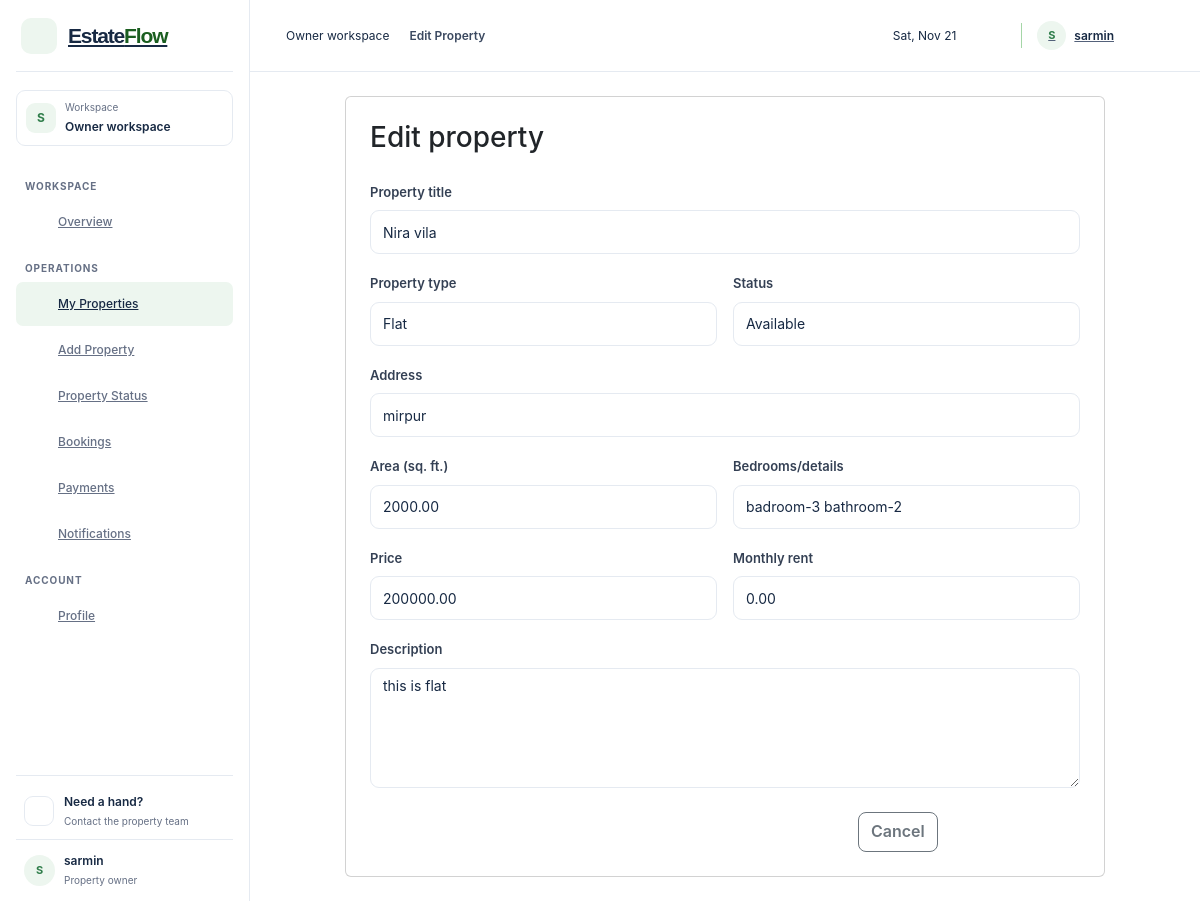
Page /backend/owner/property_crud/property_edit.php?id=9 (signed in) on the committed database.
### tables this page shows
CREATE TABLE `properties` (
  `property_id` bigint UNSIGNED NOT NULL,
  `owner_id` bigint UNSIGNED NOT NULL,
  `title` varchar(100) NOT NULL,
  `property_type` enum('flat','land','commercial') NOT NULL,
  `address` varchar(255) NOT NULL,
  `area_sqft` decimal(10,2) DEFAULT NULL,
  `price` decimal(12,2) DEFAULT NULL,
  `monthly_rent` decimal(12,2) DEFAULT NULL,
  `flat_details` varchar(100) NOT NULL,
  `status` enum('available','sold','rented') NOT NULL DEFAULT 'available',
  `description` text,
  `created_at` datetime NOT NULL DEFAULT CURRENT_TIMESTAMP,
  `imagas` varchar(100) NOT NULL
);

### backend/owner/property_crud/property_edit.php (the view, shortened to what this page needs)
<?php
require_once __DIR__ . '/dbconfig.php';
$ownerId = (int)($_SESSION['user_id'] ?? 0);
$rawPropertyId = $_GET['id'] ?? $_POST['property_id'] ?? '';
$propertyId = is_scalar($rawPropertyId) ? (int)$rawPropertyId : 0;
$stmt = $conn->prepare('SELECT * FROM properties WHERE property_id = ? AND owner_id = ?');
$stmt->bind_param('ii', $propertyId, $ownerId);
$stmt->execute();
$property = $stmt->get_result()->fetch_assoc();
$escape = static fn($value): string => htmlspecialchars((string)$value, ENT_QUOTES, 'UTF-8');
?>
<!doctype html>
<html lang="en">
<head>
    <link href="https://cdn.jsdelivr.net/npm/bootstrap@5.3.3/dist/css/bootstrap.min.css" rel="stylesheet">
    <link rel="stylesheet" href="../assets/css/owner/dashboard.css">
    <link rel="stylesheet" href="../../shared/assets/css/palette.css">
</head>
<body>
    <div class="owner-layout">
        <?php
        include __DIR__ . '/../include/owner_leftber.php';
        ?>
        <div class="owner-main-shell">
            <?php include __DIR__ . '/../../shared/partials/header.php'; ?>
            <main class="container py-4">
                <div class="card mx-auto" style="max-width: 760px;">
                    <div class="card-body p-4">
                        <h1 class="h3 mb-4">Edit property</h1>
                        <form method="post">
                            <div class="mb-3">
                                <label class="form-label" for="title">Property title</label>
                                <input class="form-control" id="title" name="title" maxlength="100" required value="<?= $escape($property['title']) ?>">
                            </div>
                            <div class="row g-3">
                                <div class="col-md-6">
                                    <label class="form-label" for="property_type">Property type</label>
                                    <select class="form-select" id="property_type" name="property_type" required>
                                        <?php foreach (['flat' => 'Flat', 'land' => 'Land', 'commercial' => 'Commercial'] as $value => $label): ?>
                                            <option value="<?= $value ?>" <?= $property['property_type'] === $value ? 'selected' : '' ?>><?= $label ?></option>
                                        <?php endforeach; ?>
                                    </select>
                                </div>
                                <div class="col-md-6">
                                    <label class="form-label" for="status">Status</label>
                                    <select class="form-select" id="status" name="status" required>
                                        <?php foreach (['available' => 'Available', 'sold' => 'Sold', 'rented' => 'Rented'] as $value => $label): ?>
                                            <option value="<?= $value ?>" <?= $property['status'] === $value ? 'selected' : '' ?>><?= $label ?></option>
                                        <?php endforeach; ?>
                                    </select>
                                </div>
                                <div class="col-12">
                                    <label class="form-label" for="address">Address</label>
                                    <input class="form-control" id="address" name="address" maxlength="255" required value="<?= $escape($property['address']) ?>">
                                </div>
                                <div class="col-md-6">
                                    <label class="form-label" for="area_sqft">Area (sq. ft.)</label>
                                    <input class="form-control" type="number" id="area_sqft" name="area_sqft" min="0" step="0.01" value="<?= $escape($property['area_sqft']) ?>">
                                </div>
                                <div class="col-md-6">
                                    <label class="form-label" for="flat_details">Bedrooms/details</label>
                                    <input class="form-control" id="flat_details" name="flat_details" required value="<?= $escape($property['flat_details']) ?>">
                                </div>
                                <div class="col-md-6">
                                    <label class="form-label" for="price">Price</label>
                                    <input class="form-control" type="number" id="price" name="price" min="0" step="0.01" value="<?= $escape($property['price']) ?>">
                                </div>
                                <div class="col-md-6">
                                    <label class="form-label" for="monthly_rent">Monthly rent</label>
                                    <input class="form-control" type="number" id="monthly_rent" name="monthly_rent" min="0" step="0.01" value="<?= $escape($property['monthly_rent']) ?>">
                                </div>
                                <div class="col-12">
                                    <label class="form-label" for="description">Description</label>
                                    <textarea class="form-control" id="description" name="description" rows="4"><?= $escape($property['description']) ?></textarea>
                                </div>
                            </div>
                            <div class="d-flex justify-content-end gap-2 mt-4">
                                <a class="btn btn-outline-secondary" href="myproperty.php">Cancel</a>
                                <button class="btn btn-primary" type="submit">Save changes</button>
                            </div>
                        </form>
                    </div>
                </div>
            </main>
        </div>
    </div>
</body>
</html>

### backend/owner/assets/css/owner/dashboard.css (style rules this page uses)
:root { --owner-cream: #e8f5e9; --owner-cream-alt: #e8f5e9; --owner-green-soft: #a5d6a7; --owner-green: #66bb6a; --owner-ink: #1b5e20; --owner-navy: #1b5e20; --owner-blue: #66bb6a; --owner-muted: #4f7652; --owner-border: #a5d6a7; --owner-canvas: #e8f5e9; --owner-sidebar-active: #a5d6a7; --owner-sidebar-accent: #66bb6a; }
* { box-sizing: border-box; }
.owner-layout { min-height: 100vh; }
.owner-main-shell { min-height: 100vh; margin-left: 220px; }
:root { --owner-canvas: #e8f5e9; --owner-sidebar-active: #a5d6a7; --owner-sidebar-accent: #66bb6a; }
.owner-main-shell { min-width: 0; margin-left: 260px; transition: margin-left 220ms ease; }
.owner-layout { background: #f3f6fa; }
.owner-main-shell { margin-left: 250px; }
.owner-main-shell { background: #f3f6fa; }
.owner-main-shell > main.container { width: 100%; max-width: 1420px; padding: 32px 38px 44px; }
.owner-main-shell .form-label { color: #344054; font-size: 13px; font-weight: 600; }
.owner-main-shell .form-control, .owner-main-shell .form-select { min-height: 44px; border-color: #d7deea; border-radius: 9px; color: #1c2a40; font-size: 14px; }
.owner-main-shell textarea.form-control { min-height: 120px; }
.owner-main-shell .btn { min-height: 40px; border-radius: 8px; font-weight: 600; }

### backend/shared/assets/css/palette.css (style rules this page uses)
:root { color-scheme: light; --ef-cream: #ffffff; --ef-cream-alt: #f8fafc; --ef-green-soft: #e7f4ea; --ef-green: #2f7d4a; --ef-accent: #2f7d4a; --ef-ink: #172943; --ef-muted: #667085; --ef-border: #e5eaf1; --ef-surface: #ffffff; --ef-page: #ffffff; --ef-blue-700: #2f7d4a; --ef-blue-100: #e7f4ea; --ef-teal-700: #2f7d4a; --ef-teal-100: #e7f4ea; --ef-navy-950: #ffffff; --ef-navy-900: #ffffff; --ef-navy-800: #26364d; }
.owner-layout { color: var(--ef-ink); background: var(--ef-page); }
.owner-main-shell, .owner-dashboard .owner-main-shell, body.owner-dashboard { color: var(--ef-ink); background: var(--ef-page); }
.owner-dashboard .owner-primary-button, .owner-main-shell .btn-primary { border-color: var(--ef-navy-950); color: #fff; background: var(--ef-navy-950); }
.owner-main-shell .form-control, .owner-main-shell .form-select { border-color: var(--ef-border); color: var(--ef-ink); background: var(--ef-cream); }
.admin-dashboard, .owner-layout, .owner-dashboard, .agent-dashboard { color: var(--ef-ink); font-family: "Inter", "Segoe UI", Arial, sans-serif; }
.owner-main-shell, .owner-dashboard, .owner-layout, .admin-dashboard, .admin-layout { background: #ffffff; }

### rows in the picture
properties: title "Nira vila", property_type "Flat", status "Available", address "mirpur", area_sqft "2000.00", flat_details "badroom-3 bathroom-2", price "200000.00", monthly_rent "0.00", description "this is flat"

### other values in the picture
$ownerInitial "S"
$ownerName "sarmin"
$ownerPageTitle "Edit Property"
